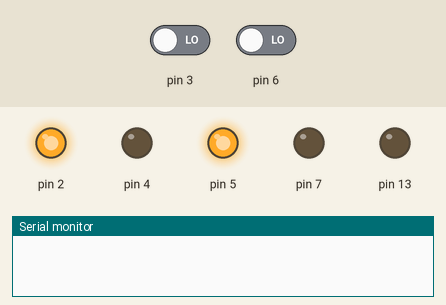
Bench run of a sketch on a simulated Arduino Uno, built with avr-gcc and run on an emulated ATmega328P. Parts: output pins drawn as LEDs (lit = HIGH), the last lines printed to the serial monitor. The inputs (shaded band) are chosen by the test bench; at power-on: pin 3 LOW, pin 6 LOW.

Above: at 1.2 s.
1.3 s: pin 3 driven HIGH
At 2.5 s:
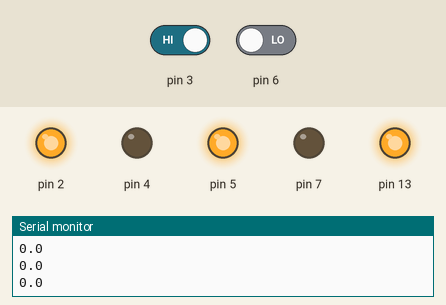
2.8 s: pin 6 driven HIGH
At 3.9 s:
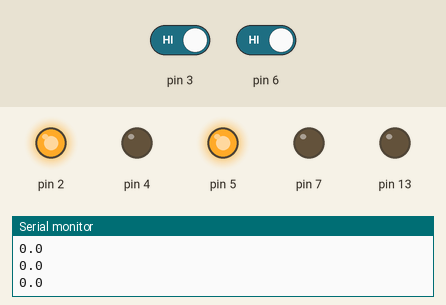
4.3 s: pin 6 driven LOW
At 5.0 s:
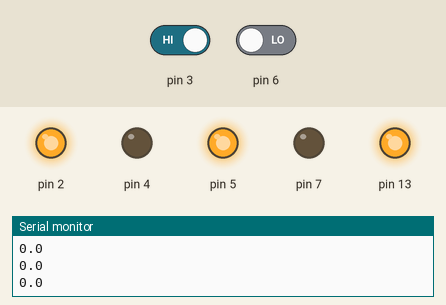
Timing chart, 0 to 7.3 s (numbered marks = the images above; inputs shaded):
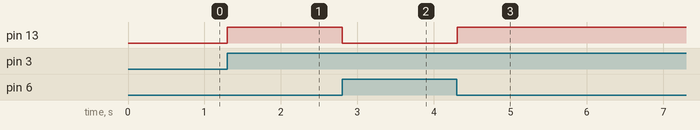

The sketch:

temporizador_start_stop_puerto_serial.ino
```cpp
/*
 * Temporizador start/stop en puerto serial
 * David Guzmán
 * 14 de julio de 2021
 *
 * Uso 2 botones: uno para arranque, otro para parar.
 *
 * En puerto serial imprimo el tiempo transcurrido, en segundos, desde que inicia.
 * Enciendo LED de tarjeta cuando está contando.
 *
 */
int contando = 0;

unsigned long tiempo_inicio = 0;
unsigned long tiempo_fin = 0;
unsigned long tiempo_transcurrido = 0;

void setup()
{
  //para ayudar conexiones de botones; no es necesario
  pinMode(5, OUTPUT);
  digitalWrite(5, HIGH);
  pinMode(7, OUTPUT);
  digitalWrite(7, LOW);
  pinMode(2, OUTPUT);
  digitalWrite(2, HIGH);
  pinMode(4, OUTPUT);
  digitalWrite(4, LOW);

  //Pines de entrada de botones
  pinMode(3, INPUT);
  pinMode(6, INPUT);
  //Pin LED como salida
  pinMode(13, OUTPUT);

  //Configuro puerto serial
  Serial.begin(9600);
}

void loop()
{
  int bot_start = digitalRead(3);
  int bot_stop = digitalRead(6);
  if (bot_start == 1) {
    contando = 1;
    digitalWrite(13, HIGH);
    //Serial.println("on");
    tiempo_inicio = millis();
  }
  if (bot_stop == 1) {
    contando = 0;
    digitalWrite(13, LOW);
    //Serial.println("off");
    tiempo_fin = millis();
  }

  if(contando) {
    //si está contando, calculo tiempo transcurrido
    tiempo_transcurrido = millis() - tiempo_inicio;

    //e imprimo el valor en puerto serial
    Serial.println(float(tiempo_transcurrido)/1000,1); //importante pasar a float; imprimo 1 decimal
  }

  delay(100); // pausa 100ms; prudente, pero no es necesario.
}
```

Measured:
- after the input at 1.3 s, pin 13: LOW → HIGH at once
- after the input at 2.8 s, pin 13: HIGH → LOW at once
- after the input at 4.3 s, pin 13: LOW → HIGH at once
